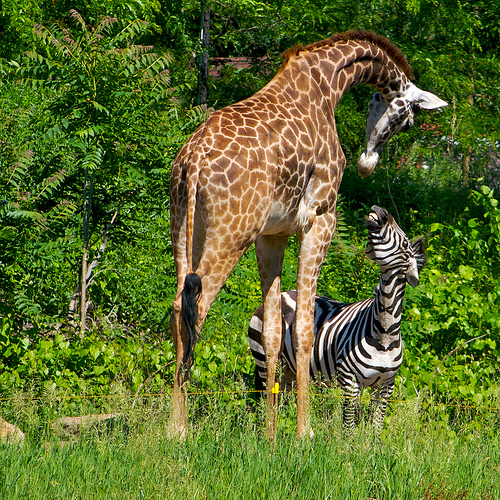
#> input picture data/giraffe.jpg, 500 x 500 px
$ python resize.py
#> lines starting #> are read from the running program, lines starting #| are printed output that depends on the picture
import cv2

imgcv2 = cv2.imread("./giraffe.jpg")
#> imgcv2 is the input picture: shape (500, 500, 3); mean B, G, R 42.3, 107.9, 91.8

imgcv2_ = cv2.resize(imgcv2, (512,512))
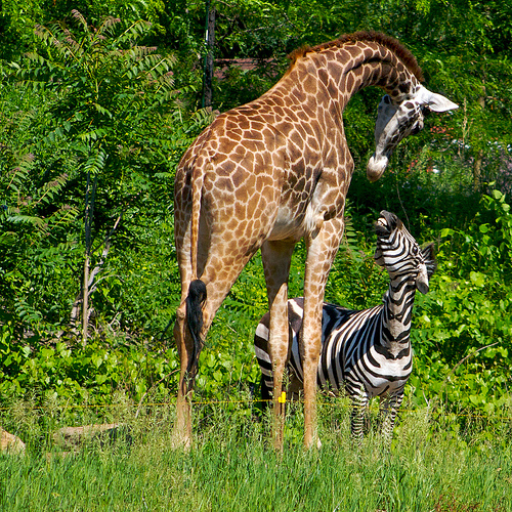
#> imgcv2_: shape (512, 512, 3); mean B, G, R 42.2, 107.8, 91.6
cv2.imwrite("giraffe_out.jpg",imgcv2_)

$ run again, with data/dog.jpg copied over data/giraffe.jpg
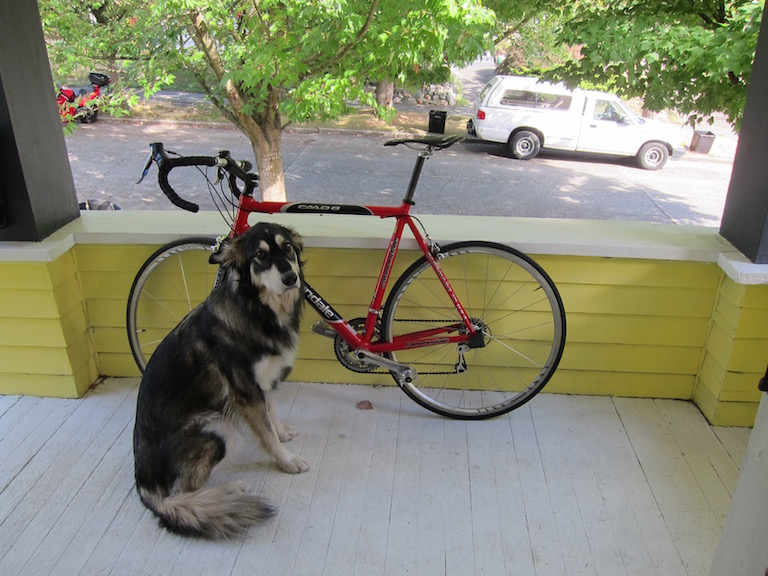
#> input picture data/dog.jpg, 768 x 576 px
#> imgcv2 is the input picture: shape (576, 768, 3); mean B, G, R 114.1, 135.7, 134.4
#> `imgcv2_ = cv2.resize(imgcv2, (512,512))`:
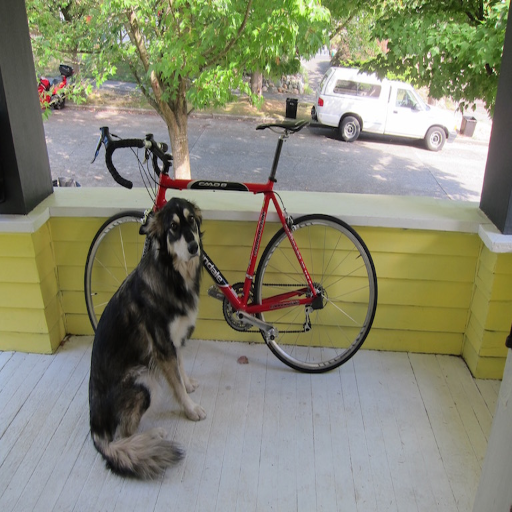
#> imgcv2_: shape (512, 512, 3); mean B, G, R 114, 135.6, 134.3
